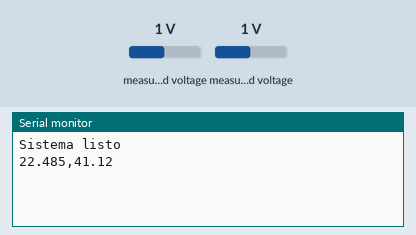
Bench run of a program on a simulated ESP32. Parts: the last lines printed to the serial monitor. The inputs (shaded band) are chosen by the test bench; at power-on: measured voltage 1 V. Storage starts empty.

Above: at 1.2 s.
1.3 s: measured voltage (sensor 210) set to 0 V
At 6.6 s:
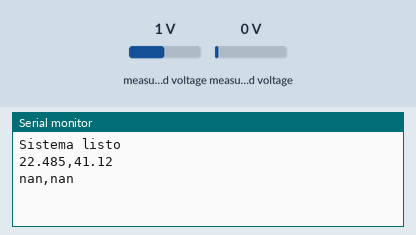
6.9 s: measured voltage (sensor 210) set to 0.5 V
10.0 s: measured voltage (sensor 200) set to 0 V
At 12.1 s:
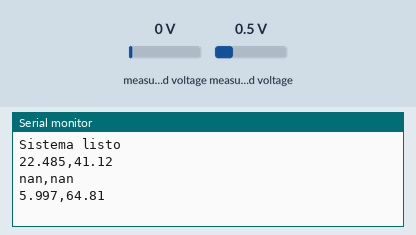
13.1 s: measured voltage (sensor 200) set to 0.5 V
At 16.5 s:
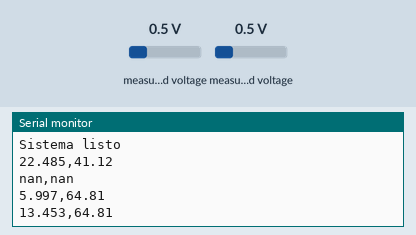

The program:

main.cpp
```cpp
#include <Arduino.h>

#include "drivers/ads1220_driver.h"
#include "sensors/durafet.h"
#include "storage/sd_logger.h"
#include "config/pins.h"

ADS1220_Driver adc(ADS_CS, ADS_DRDY);

float E0int25 = 0;

void setup() {
    Serial.begin(115200);

    if (!adc.begin()) {
        Serial.println("ADS1220 ERROR");
        while(1);
    }

    if (!sdInit()) {
        Serial.println("SD ERROR");
    }

    E0int25 = calcularE0int25(76.40, 8.04, 26.8);

    Serial.println("Sistema listo");
}

void loop() {
    float e = adc.readElectrode_mV();
    float vt = adc.readThermistor_mV();

    float temp = getDurafetTemp(vt / 1000.0);
    float ph = calcularPH(e, E0int25, temp);

    String line = String(ph,3) + "," + String(temp,2);

    Serial.println(line);
    sdAppend(line);

    delay(5000);
}
```

durafet.cpp
```cpp
#include "durafet.h"
#include <math.h>

float getDurafetTemp(float VTherm) {
    const float c0 = 340.9819863, c1 = -9.10257e-5;
    const float c2 = -95.08806667, c3 = 0.965370274;

    float RTherm = 10000.0 / ((3.3 / VTherm) - 1.0);
    float logR = log10(RTherm);

    return c0 + c1 * RTherm + c2 * logR + c3 * pow(logR, 3);
}

float calcularPH(float Eint_mV, float E0int25_mV, float temp_C) {
    const float R = 8.3145, F = 96487.0;
    float tempK = temp_C + 273.15;
    float S_T = (R * tempK / F) * log(10.0) * 1000.0;

    return (Eint_mV - E0int25_mV) / S_T;
}

float calcularE0int25(float calEint_mV, float calpH, float calTemp_C) {
    const float R = 8.3145, F = 96487.0;
    float tempK = calTemp_C + 273.15;
    float S_T = (R * tempK / F) * log(10.0) * 1000.0;

    return calEint_mV - S_T * calpH;
}
```

durafet.h
```cpp
#pragma once

float getDurafetTemp(float vTherm);
float calcularPH(float Eint_mV, float E0int25_mV, float temp_C);
float calcularE0int25(float calEint_mV, float calpH, float calTemp_C);
```

sd_logger.cpp
```cpp
#include "sd_logger.h"
#include <SPI.h>
#include <SD.h>
#include "config/pins.h"

bool sdReady = false;

bool sdInit() {
    SPI.begin(SD_SCK, SD_MISO, SD_MOSI);
    sdReady = SD.begin(SD_CS);
    return sdReady;
}

String filename() {
    return "/data.csv";  // simplificamos ahora
}

bool sdAppend(const String& line) {
    if (!sdReady && !sdInit()) return false;

    File f = SD.open(filename(), FILE_APPEND);
    if (!f) return false;

    f.println(line);
    f.close();
    return true;
}
```

sd_logger.h
```cpp
#pragma once
#include <Arduino.h>

bool sdInit();
bool sdAppend(const String& line);
```

pins.h
```cpp
#pragma once

#define ADS_CS   15
#define ADS_DRDY 2

#define SD_CS    5
#define SD_SCK   18
#define SD_MISO  19
#define SD_MOSI  23
```

ads1200_driver.cpp
```cpp
#include "ads1220_driver.h"

ADS1220_Driver::ADS1220_Driver(int cs, int drdy)
    : ads(cs, drdy) {}

bool ADS1220_Driver::begin() {
    if (!ads.init()) return false;
    ads.setDataRate(ADS1220_DR_LVL_1);
    ads.bypassPGA(true);
    return true;
}

float ADS1220_Driver::readElectrode_mV() {
    ads.setCompareChannels(ADS1220_MUX_0_1);
    ads.getRawData();
    return ads.getVoltage_mV();
}

float ADS1220_Driver::readThermistor_mV() {
    ads.setCompareChannels(ADS1220_MUX_2_AVSS);
    ads.getRawData();
    return ads.getVoltage_mV();
}
```

ads1220_driver.h
```cpp
#pragma once
#include <ADS1220_WE.h>

class ADS1220_Driver {
public:
    ADS1220_Driver(int cs, int drdy);

    bool begin();
    float readElectrode_mV();
    float readThermistor_mV();

private:
    ADS1220_WE ads;
};
```

Measured:
- after the input at 1.3 s, the serial monitor: prints a new line after 4.1 s (image 1)
- after the input at 10.0 s, the serial monitor: prints a new line after 0.64 s (image 2)
- after the input at 13.1 s, the serial monitor: prints a new line after 2.8 s (image 3)
